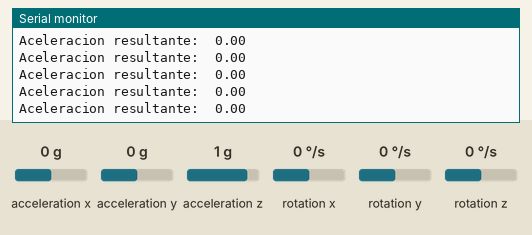
Bench run of a sketch on a simulated ESP32. Shown: the last lines printed to the serial monitor. Inputs (shaded band) come from the test bench; at power-on: acceleration x 0 g, acceleration y 0 g, acceleration z 1 g, rotation x 0 °/s, rotation y 0 °/s, rotation z 0 °/s.

Above: at 1.2 s.
1.3 s: acceleration x set to -1.4 g
At 1.36 s:
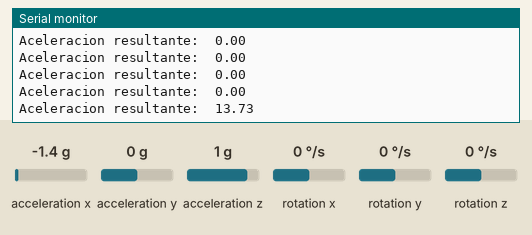
2.8 s: acceleration y set to -1.4 g
At 2.81 s:
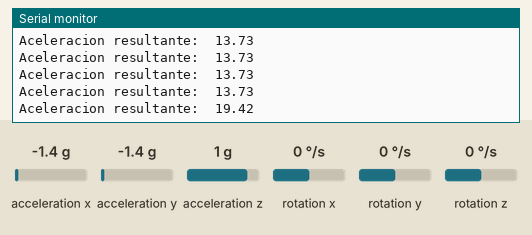
4.3 s: acceleration x set to -0.8 g
At 4.37 s:
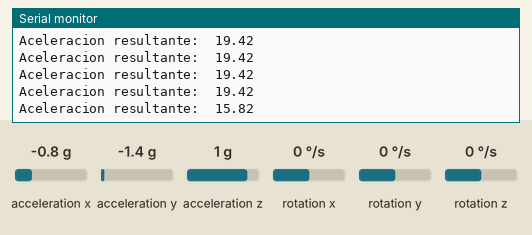
Timing chart, 0 to 7.3 s (numbered marks = the images above; inputs shaded):
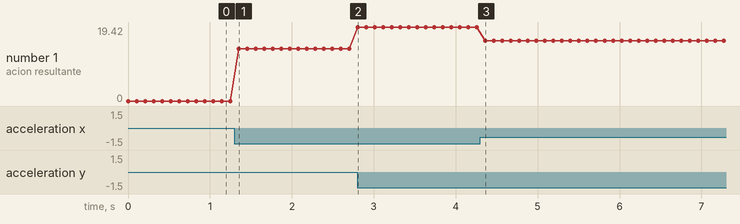

The sketch:

read_accelerometer_esp32.ino
```cpp
// Librerias I2C para controlar el mpu6050
// la libreria MPU6050.h necesita I2Cdev.h, I2Cdev.h necesita Wire.h
#include "I2Cdev.h"
#include "MPU6050.h"
#include "Wire.h"

// La dirección del MPU6050 puede ser 0x68 o 0x69, dependiendo
// del estado de AD0. Si no se especifica, 0x68 estará implicito
MPU6050 sensor;

// Valores RAW (sin procesar) del acelerometro y giroscopio en los ejes x,y,z
int16_t ax, ay, az;
int16_t gx, gy, gz;

void setup() {
  Serial.begin(57600);    //Iniciando puerto serial
  Wire.begin();           //Iniciando I2C
  sensor.initialize();    //Iniciando el sensor

  if (sensor.testConnection()) Serial.println("Sensor iniciado correctamente");
  else Serial.println("Error al iniciar el sensor");
}

void loop() {
  // Leer las aceleraciones y velocidades angulares
  sensor.getAcceleration(&ax, &ay, &az);
  sensor.getRotation(&gx, &gy, &gz);
  float ax_m_s2 = ax * (9.81/16384.0);
  float ay_m_s2 = ay * (9.81/16384.0);
  float az_m_s2 = az * (9.81/16384.0);
  float gx_deg_s = gx * (250.0/32768.0);
  float gy_deg_s = gy * (250.0/32768.0);
  float gz_deg_s = gz * (250.0/32768.0);
  //Mostrar las lecturas separadas por un [tab]
  /*Serial.print("a[x y z](m/s2) g[x y z](deg/s):\t");
  Serial.print(ax_m_s2); Serial.print("\t");
  Serial.print(ay_m_s2); Serial.print("\t");
  Serial.print(az_m_s2); Serial.print("\t");
  Serial.print(gx_deg_s); Serial.print("\t");
  Serial.print(gy_deg_s); Serial.print("\t");
  Serial.println(gz_deg_s);*/

  float aceleracion_resultante_m_s2 = sqrt (ax_m_s2 * ax_m_s2 + ay_m_s2 * ay_m_s2);

  Serial.print("Aceleracion resultante:\t");
  Serial.println(aceleracion_resultante_m_s2);


  delay(100);
}
```

Measured:
- after the input at 1.3 s, the serial monitor: prints a new line after 0.05 s (image 1)
- after the input at 2.8 s, the serial monitor: prints a new line at once (image 2)
- after the input at 4.3 s, the serial monitor: prints a new line after 0.06 s (image 3)
- plotted number 1: 0 → 13.73 after the input at 1.3 s, 13.73 → 19.42 after the input at 2.8 s, 19.42 → 15.82 after the input at 4.3 s
